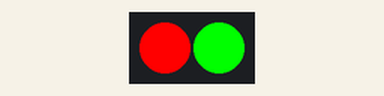
This sketch was run on a simulated ESP8266 (NodeMCU). Shown: 2 RGB LEDs in strip order, left to right.

Above: at 1.0 s.
At 7.0 s:
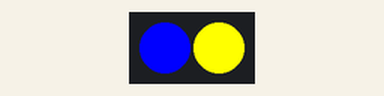
Timing chart, 0 to 10.4 s (numbered marks = the images above):
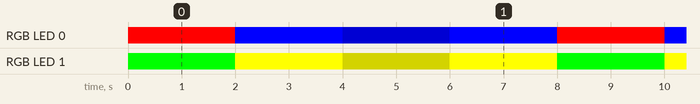

The sketch:

NeoPixel-LEDs.ino
```cpp
/* NeoPixel-Beispiel für ESP8266 */

/* Wichtige Hinweise für die praktische Umsetzung
 * Für den Betrieb der NeoPixel ist eine eigenständige 5V-Stromversorgung notwendig. Die
 * Minus-Pole der Stromversorgung und des ESP-Boards müssen miteinander verbunden sein. Der
 * Plus-Pol der Stromversorgung kann mit Vin (5V) am ESP-Board verbunden werden.
 * ---------------------------------------------------------------------------------------------
 * Beim Anschließen der NeoPixel muss unbedingt auf korrekte Polarität geachtet werden, da diese
 * ansonsten umgehend kaputtgehen.
 * ---------------------------------------------------------------------------------------------
 */
#include <Adafruit_NeoPixel.h>

#define PIXEL_PIN D6
#define NUMPIXELS 2

// Bei den meisten NeoPixel-LEDs ist die Farbreihenfolge Green Red Blue (GRB).
Adafruit_NeoPixel pixels(NUMPIXELS, PIXEL_PIN, NEO_GRB + NEO_KHZ800);


void setup()
{
	// NeoPixel-Reihe initialisieren
	pixels.begin();
	// Anzeigewert für alle Pixel auf 0 0 0 stellen
	pixels.clear();
	// aktuelle Anzeigewerte an die Pixel senden
	pixels.show();
}

void loop()
{
	// erstes Pixel grün
	pixels.setPixelColor(0, pixels.Color(255, 0, 0));
	// zweites Pixel rot
	pixels.setPixelColor(1, pixels.Color(0, 255, 0));
	pixels.show();
	delay(2000);

	// erstes Pixel blau
	pixels.setPixelColor(0, pixels.Color(0, 0, 255));
	// zweites Pixel gelb
	pixels.setPixelColor(1, pixels.Color(255, 255, 0));
	pixels.show();
	delay(2000);

	// Helligkeit reduzieren
	pixels.setBrightness(127);
	pixels.show();
	delay(2000);

	// Helligkeit erhöhen
	pixels.setBrightness(255);
	pixels.show();
	delay(2000);
}
```

Measured:
- by itself, RGB LED 0: repeats every 8.0 s: RGB(0, 0, 255) 2.0 s, RGB(0, 0, 127) 2.0 s, RGB(0, 0, 255) 2.0 s, RGB(255, 0, 0) 2.0 s
- by itself, RGB LED 1: repeats every 8.0 s: RGB(255, 255, 0) 2.0 s, RGB(127, 127, 0) 2.0 s, RGB(255, 255, 0) 2.0 s, RGB(0, 255, 0) 2.0 s
- by itself, everything shown: repeats every 8.0 s, in 4 steps
